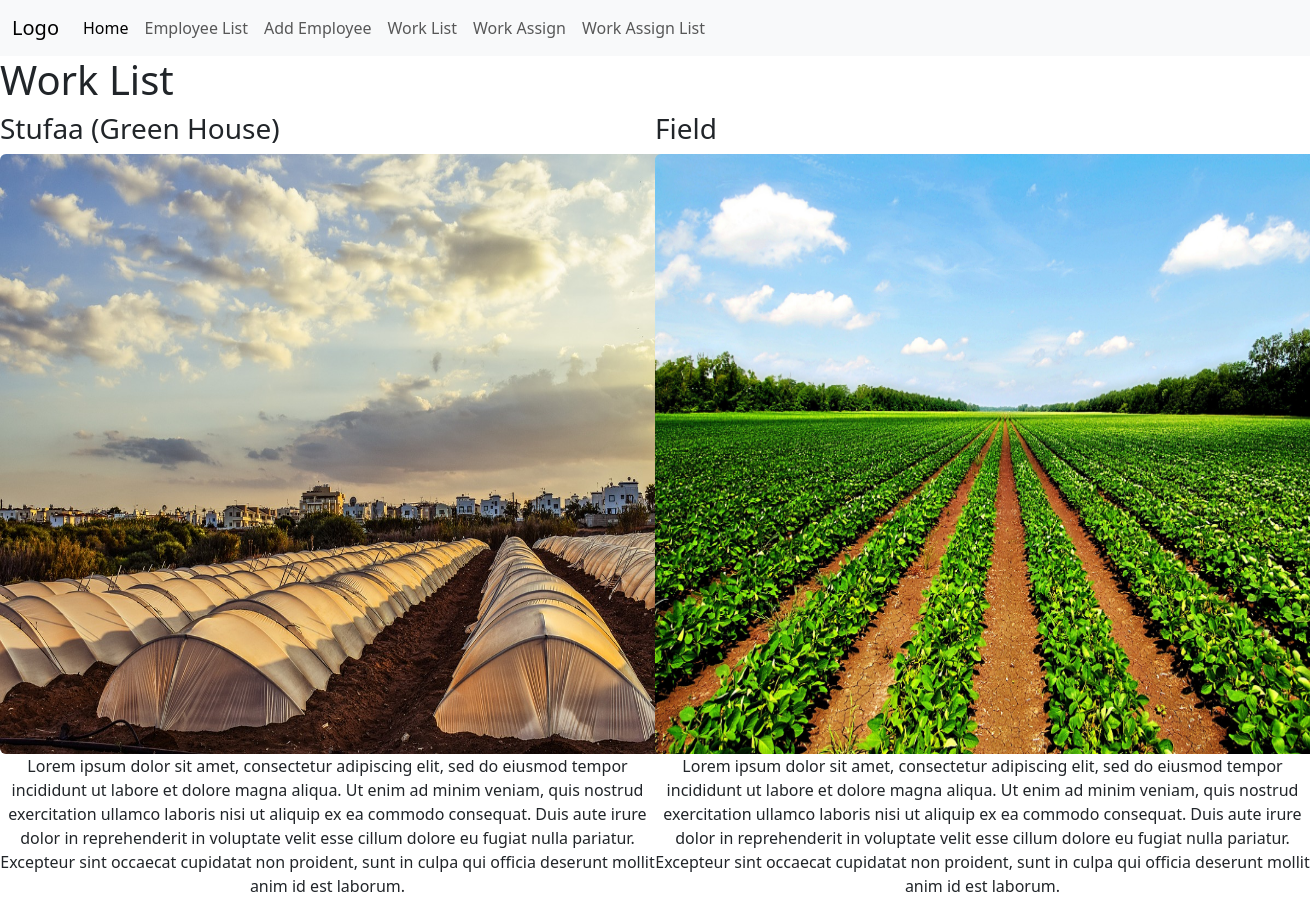
The page /work_list/ on the database its author committed.
### agriculture/models.py (models this page shows)
class Work(models.Model):
    work_primary = models.CharField(max_length=1000)
    work_primary_image_stufa=models.ImageField(upload_to='image/')
    work_primary_description=models.CharField(max_length=1000, default='default_value', blank=True, null=True)

### agriculture/views.py (the view)
# urls.py: path('work_list/', views.work_list, name='work_list'),
def work_list(request):
    work = Work.objects.all()
    return render(request, 'agriculture/work/work_list.html', {'Works': work})

### agriculture/templates/agriculture/work/work_list.html (shortened to what this page needs)
{% extends 'base.html' %}
{% load static %}
{% block content %}
<h1>Work List</h1>
<div class="col-md-12">
    {% for work in Works %}
    <div class="col-md-6" style="float: left;">
            <h3>{{ work.work_primary }}</h3>
            <img src="{{ work.work_primary_image_stufa.url }}" style="width: 700px; height: 600px;" class="rounded" alt="Employee Image" />
            <p class="text-center">{{ work.work_primary_description }}</p>
    </div>
    {% endfor %}
</div>
{% endblock %}

### rows shown on the page
Work: work_primary "Stufaa (Green House)", work_primary_image_stufa (picture), work_primary_description "Lorem ipsum dolor sit amet, consectetur adipiscing elit, sed do eiusmod tempor incididunt ut labore et dolore magna aliqua. Ut enim ad minim veniam, quis nostrud exercitation ullamco laboris nisi ut aliquip ex ea commodo consequat. Duis aute irure dolor in reprehenderit in voluptate velit esse cillum dolore eu fugiat nulla pariatur. Excepteur sint occaecat cupidatat non proident, sunt in culpa qui officia deserunt mollit anim id est laborum."
Work: work_primary "Field", work_primary_image_stufa (picture), work_primary_description "Lorem ipsum dolor sit amet, consectetur adipiscing elit, sed do eiusmod tempor incididunt ut labore et dolore magna aliqua. Ut enim ad minim veniam, quis nostrud exercitation ullamco laboris nisi ut aliquip ex ea commodo consequat. Duis aute irure dolor in reprehenderit in voluptate velit esse cillum dolore eu fugiat nulla pariatur. Excepteur sint occaecat cupidatat non proident, sunt in culpa qui officia deserunt mollit anim id est laborum."
